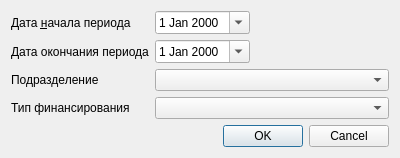
<?xml version="1.0" encoding="UTF-8"?>
<ui version="4.0">
 <class>Dialog</class>
 <widget class="QDialog" name="Dialog">
  <property name="geometry">
   <rect>
    <x>0</x>
    <y>0</y>
    <width>400</width>
    <height>151</height>
   </rect>
  </property>
  <property name="windowTitle">
   <string>Dialog</string>
  </property>
  <layout class="QGridLayout" name="gridLayout">
   <item row="6" column="1">
    <widget class="CRBComboBox" name="cmbFinance"/>
   </item>
   <item row="8" column="1">
    <widget class="QDialogButtonBox" name="buttonBox">
     <property name="orientation">
      <enum>Qt::Horizontal</enum>
     </property>
     <property name="standardButtons">
      <set>QDialogButtonBox::Cancel|QDialogButtonBox::Ok</set>
     </property>
    </widget>
   </item>
   <item row="7" column="1">
    <spacer name="verticalSpacer">
     <property name="orientation">
      <enum>Qt::Vertical</enum>
     </property>
     <property name="sizeHint" stdset="0">
      <size>
       <width>20</width>
       <height>40</height>
      </size>
     </property>
    </spacer>
   </item>
   <item row="1" column="1">
    <widget class="CDateEdit" name="edtBegDate">
     <property name="sizePolicy">
      <sizepolicy hsizetype="Maximum" vsizetype="Fixed">
       <horstretch>0</horstretch>
       <verstretch>0</verstretch>
      </sizepolicy>
     </property>
     <property name="calendarPopup">
      <bool>true</bool>
     </property>
    </widget>
   </item>
   <item row="4" column="1">
    <widget class="COrgStructureComboBox" name="cmbOrgStructure"/>
   </item>
   <item row="6" column="0">
    <widget class="QLabel" name="label">
     <property name="text">
      <string>Тип финансирования</string>
     </property>
    </widget>
   </item>
   <item row="4" column="0">
    <widget class="QLabel" name="lblOrgStructure">
     <property name="text">
      <string>Подразделение</string>
     </property>
    </widget>
   </item>
   <item row="2" column="1">
    <widget class="CDateEdit" name="edtEndDate">
     <property name="sizePolicy">
      <sizepolicy hsizetype="Maximum" vsizetype="Fixed">
       <horstretch>0</horstretch>
       <verstretch>0</verstretch>
      </sizepolicy>
     </property>
     <property name="calendarPopup">
      <bool>true</bool>
     </property>
    </widget>
   </item>
   <item row="1" column="0">
    <widget class="QLabel" name="lblBegDate">
     <property name="text">
      <string>Дата &amp;начала периода</string>
     </property>
     <property name="buddy">
      <cstring>edtBegDate</cstring>
     </property>
    </widget>
   </item>
   <item row="2" column="0">
    <widget class="QLabel" name="lblEndDate">
     <property name="text">
      <string>Дата окончания периода</string>
     </property>
    </widget>
   </item>
  </layout>
 </widget>
 <customwidgets>
  <customwidget>
   <class>CDateEdit</class>
   <extends>QDateEdit</extends>
   <header>library/DateEdit</header>
  </customwidget>
  <customwidget>
   <class>CRBComboBox</class>
   <extends>QComboBox</extends>
   <header>library/crbcombobox.h</header>
  </customwidget>
  <customwidget>
   <class>COrgStructureComboBox</class>
   <extends>QComboBox</extends>
   <header>Orgs/OrgStructComboBoxes</header>
  </customwidget>
 </customwidgets>
 <resources/>
 <connections>
  <connection>
   <sender>buttonBox</sender>
   <signal>accepted()</signal>
   <receiver>Dialog</receiver>
   <slot>accept()</slot>
   <hints>
    <hint type="sourcelabel">
     <x>248</x>
     <y>254</y>
    </hint>
    <hint type="destinationlabel">
     <x>157</x>
     <y>274</y>
    </hint>
   </hints>
  </connection>
  <connection>
   <sender>buttonBox</sender>
   <signal>rejected()</signal>
   <receiver>Dialog</receiver>
   <slot>reject()</slot>
   <hints>
    <hint type="sourcelabel">
     <x>316</x>
     <y>260</y>
    </hint>
    <hint type="destinationlabel">
     <x>286</x>
     <y>274</y>
    </hint>
   </hints>
  </connection>
 </connections>
</ui>
